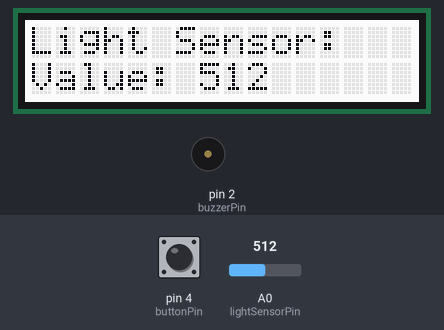
This sketch was run on a simulated Arduino Uno, built with avr-gcc and run on an emulated ATmega328P. Parts: 16×2 character LCD, buzzer (waves = sounding, pin HIGH). Inputs (shaded band) come from the test bench; at power-on: A0 (lightSensorPin) = 512, pin 4 (buttonPin) LOW.

Above: at 1.2 s.
1.3 s: A0 (lightSensorPin) set to 716
At 2.2 s:
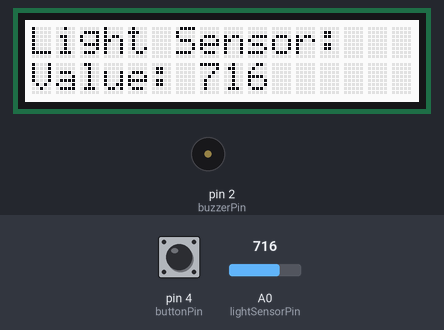
2.8 s: A0 (lightSensorPin) set to 900
At 3.2 s:
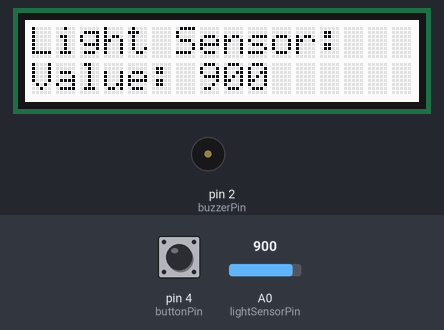
4.3 s: A0 (lightSensorPin) set to 1023
At 5.5 s:
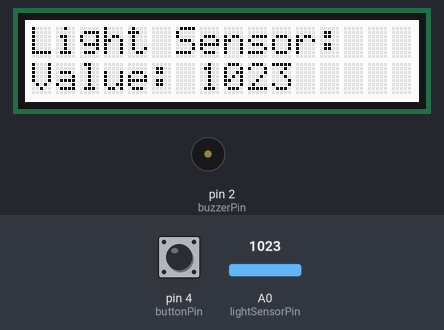
Timing chart, 0 to 7.3 s (numbered marks = the images above; inputs shaded):
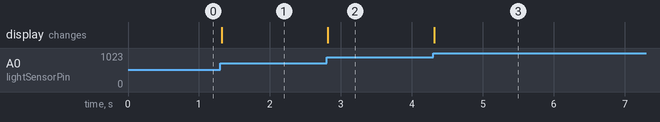

The sketch:

lab05.ino
```cpp
#include <Wire.h>		// I2C library
#include "rgb_lcd.h"		// LCD library
#include <avr/io.h>		// IO library
#include <avr/interrupt.h>	// Interrupt library

rgb_lcd lcd;			// LCD object

const int lightSensorPin = A0;	// Light sensor pin
const int buttonPin = 4;	// Button pin
const int buzzerPin = 2;	// Buzzer pin


ISR(INT0_vect)					// Interrupt service routine for INT0
{
  if (digitalRead(buttonPin)== HIGH) {		// If button is pressed
    digitalWrite(buzzerPin, HIGH);		// Turn on buzzer
    delay(2000);				// Wait for 2 seconds
  }
  else {
    digitalWrite(buzzerPin, LOW);		// Turn off buzzer
  }
}


void initInterrupt0(void)	// Initialize INT0
{
  EIMSK |= (1 << INT0);		// Enable INT0
  EICRA |= (1 << ISC00);	// Trigger when button changes
  sei();			// Set (global) interrupt enable bit
}


void setup() {

  Serial.begin(9600);		// Start serial communication

  initInterrupt0();		// Initialize INT0

  lcd.begin(16, 2);		// Start LCD with 16 columns and 2 rows
  lcd.setCursor(0, 0);		// Set the cursor to first row, first column
  lcd.print("Light Sensor: ");	// Print message on LCD

  pinMode(buttonPin, INPUT);	// Set button pin as input
  pinMode(buzzerPin, OUTPUT);	// Set buzzer pin as output

}

void loop() {

  int lightValue = analogRead(lightSensorPin);	// Read light sensor value

  lcd.setCursor(0, 1);				// Set the cursor to second row, first column
  lcd.print("Value: ");				// Print message on LCD
  lcd.print(lightValue);			// Print light sensor value on LCD

}
```

Measured:
- after the input at 1.3 s, the display: changes at once (image 1)
- after the input at 2.8 s, the display: changes at once (image 2)
- after the input at 4.3 s, the display: changes at once (image 3)
